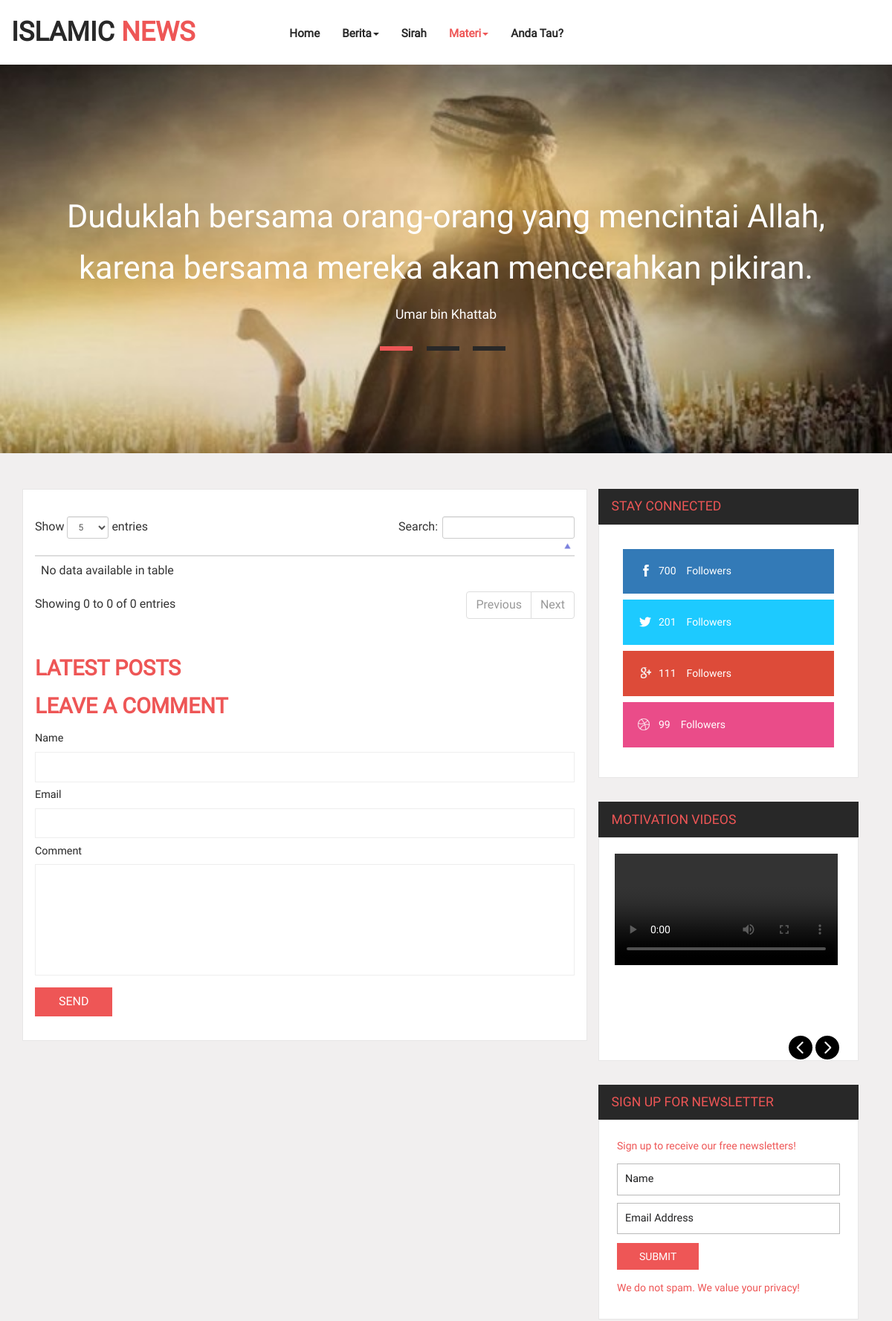
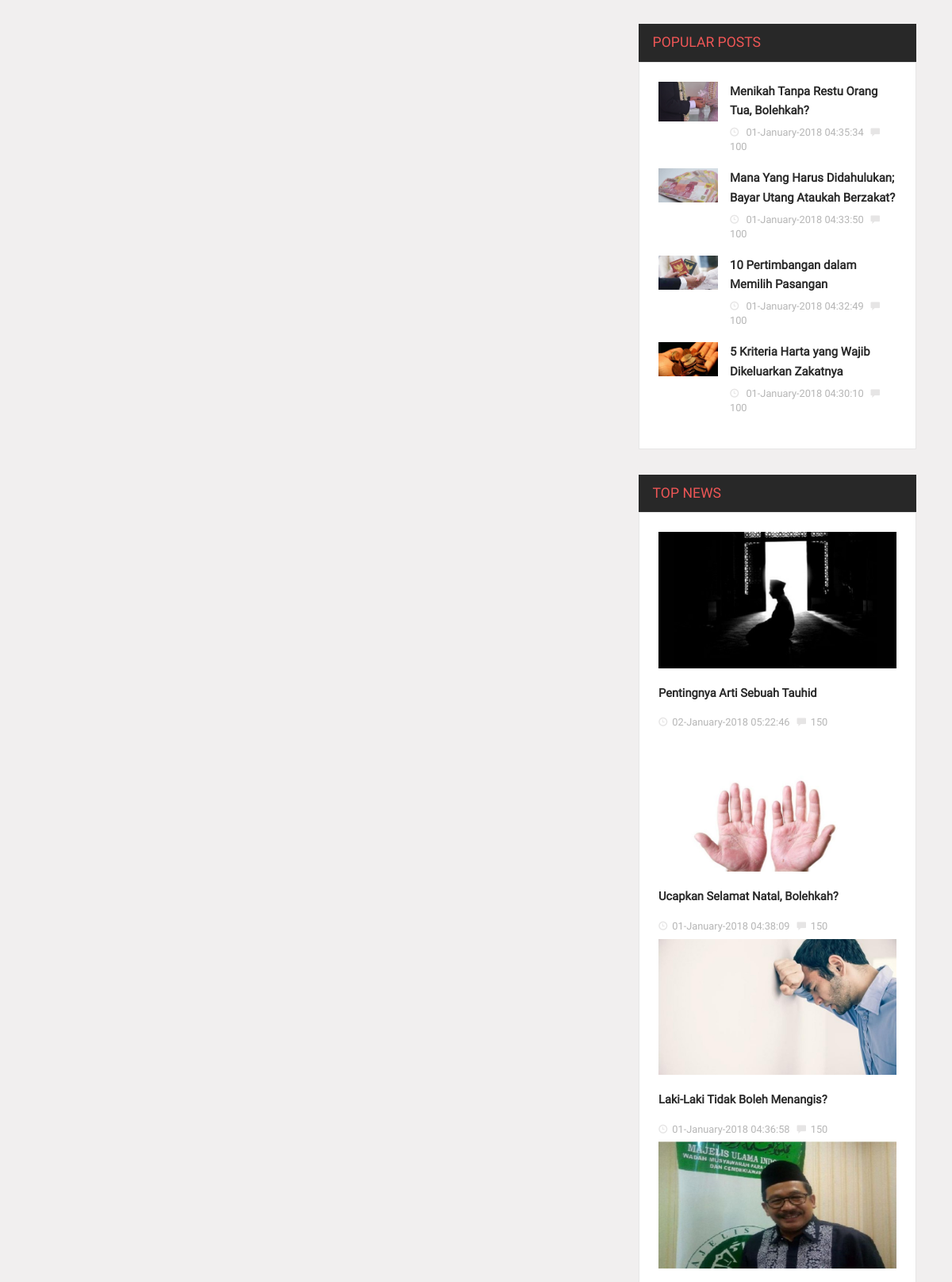
Page /?berita=kategori&menu=materi&kategori=akhlaq (upper part) on the committed database (2 pictures, top to bottom).
### tables this page shows
CREATE TABLE `berita` (
  `id_berita` int(11) NOT NULL,
  `id_kategori` int(11) NOT NULL,
  `id_user` int(11) NOT NULL,
  `judul` varchar(100) NOT NULL,
  `isi_berita` text NOT NULL,
  `gambar` varchar(100) NOT NULL,
  `tgl_posting` timestamp NOT NULL DEFAULT CURRENT_TIMESTAMP ON UPDATE CURRENT_TIMESTAMP
);

### page/innerright/popular-post.php (the view, shortened to what this page needs)
<h4 class="side">Popular Posts</h4>
<div class="edit-pics">
    <?php
    $query=$con->query("SELECT * FROM berita INNER JOIN kategori ON berita.id_kategori = kategori.id
                                     WHERE nama_kategori='fiqih' ORDER BY id_berita DESC LIMIT 4");
    while ($data=$query->fetch()){
        $date=new DateTime( $data['tgl_posting']);
        $tgl =$date->format('d-F-Y H:i:s');
        $no=100;
        echo "
                 <div class='editor-pics'>
                        <div class='col-md-3 item-pic'>
                             <img src='admin/foto_berita/$data[gambar]' class='img-responsive' alt=''/>
                         </div>
                        <div class='col-md-9 item-details'>
                            <h5 class='inner two'><a href='?berita=berita&id=$data[id_berita]'>$data[judul]</a></h5>
                         <div class='td-post-date two'><i class='glyphicon glyphicon-time'></i>
                         $tgl <a href='#'><i class='glyphicon glyphicon-comment'></i>$no </a></div>
                        </div>
                        <div class='clearfix'></div>
                  </div>
                ";
    }
    ?>
</div>

### page/innerright/top-news.php (shortened to what this page needs)
<div class="top-news">
    <h4 class="side">Top News</h4>
    <div class="top-inner">
        <?php
        $query=$con->query("SELECT * FROM berita INNER JOIN kategori ON berita.id_kategori = kategori.id
                                     WHERE nama_kategori='tauhid' ORDER BY id_berita DESC LIMIT 4");
        while ($data=$query->fetch()){
            $date=new DateTime( $data['tgl_posting']);
            $tgl =$date->format('d-F-Y H:i:s');
            $no=150;
            echo "
                 <div class='top-text'>
                        <a href='single.html'><img src='admin/foto_berita/$data[gambar]' class='img-responsive' alt=''/></a>
                        <h5 class='top'><a href='?berita=berita&id=$data[id_berita]'>$data[judul]</a></h5>
                        <div class='td-post-date two'><i class='glyphicon glyphicon-time'></i>$tgl
                            <a href='#'><i class='glyphicon glyphicon-comment'></i>$no </a>
                        </div>
                 </div>
                ";
        }
        ?>
    </div>
</div>

### css/style.css (style rules this page uses)
html, body { font-family: 'Roboto-Regular'; font-size: 100%; background:#F1EFEF; }
body a { transition:0.5s all; -webkit-transition:0.5s all; -moz-transition:0.5s all; -o-transition:0.5s all; -ms-transition:0.5s all; font-family: 'Roboto-Regular'; }
h1,h2,h3,h4,h5,h6 { margin:0; font-family:'Roboto-Regular'; }
h5.inner.two a { color: #282828; font-weight: bold; text-transform: none; font-size: 1.1em; }
.item-details { padding-right: 0; }
.td-post-date.two,.td-post-date.two a { color:#B5B5B5; }
.td-post-date.two i { color:#E6E5E5; }
h4.side { background-color: #282828; padding: 0.8em 1em; color:#ee5656; text-transform: uppercase; font-size: 1.1em; }
.edit-pics { background-color: #fff; padding: 1.5em 1.5em; border: 1px solid rgba(231,231,231,1.00); }
.td-post-date.two i { margin-right: 0.5em; font-size: 0.9em; }
i.glyphicon.glyphicon-comment { margin-left: 0.5em; }
.top-inner { background-color: #fff; padding: 1.5em 1.5em; border: 1px solid rgba(231,231,231,1.00); }
.top-news { margin-top: 2em; }
h5.top { margin-top: 0.7em; }
h5.top a { line-height: 1.6em; font-weight: bold; text-transform: none; font-size: 1.05em; color: #282828; }
.grid_5 h1, h2, h3, h4, h5, h6 { padding: 10px 0; }
.editor-pics { margin-bottom: 0.7em; }
.td-post-date { color:#ee5656; font-size: 0.8em; margin: 0.5em 0; }
.item-pic { padding: 0; }
h5.inner { line-height:1.8em; font-size: 0.85em; padding: 0; }
h5.inner a { color: #9B9EA2; }

### rows in the picture
berita: gambar (picture), judul "Menikah Tanpa Restu Orang Tua, Bolehkah?", tgl_posting "01-January-2018 04:35:34", no "100"
berita: gambar (picture), judul "Mana Yang Harus Didahulukan; Bayar Utang Ataukah Berzakat?", tgl_posting "01-January-2018 04:33:50", no "100"
berita: gambar (picture), judul "10 Pertimbangan dalam Memilih Pasangan", tgl_posting "01-January-2018 04:32:49", no "100"
berita: gambar (picture), judul "5 Kriteria Harta yang Wajib Dikeluarkan Zakatnya", tgl_posting "01-January-2018 04:30:10", no "100"
berita: gambar (picture), judul "Pentingnya Arti Sebuah Tauhid", tgl_posting "02-January-2018 05:22:46", no "150"
berita: gambar (picture), judul "Ucapkan Selamat Natal, Bolehkah?", tgl_posting "01-January-2018 04:38:09", no "150"
berita: gambar (picture), judul "Laki-Laki Tidak Boleh Menangis?", tgl_posting "01-January-2018 04:36:58", no "150"
berita: gambar (picture)
